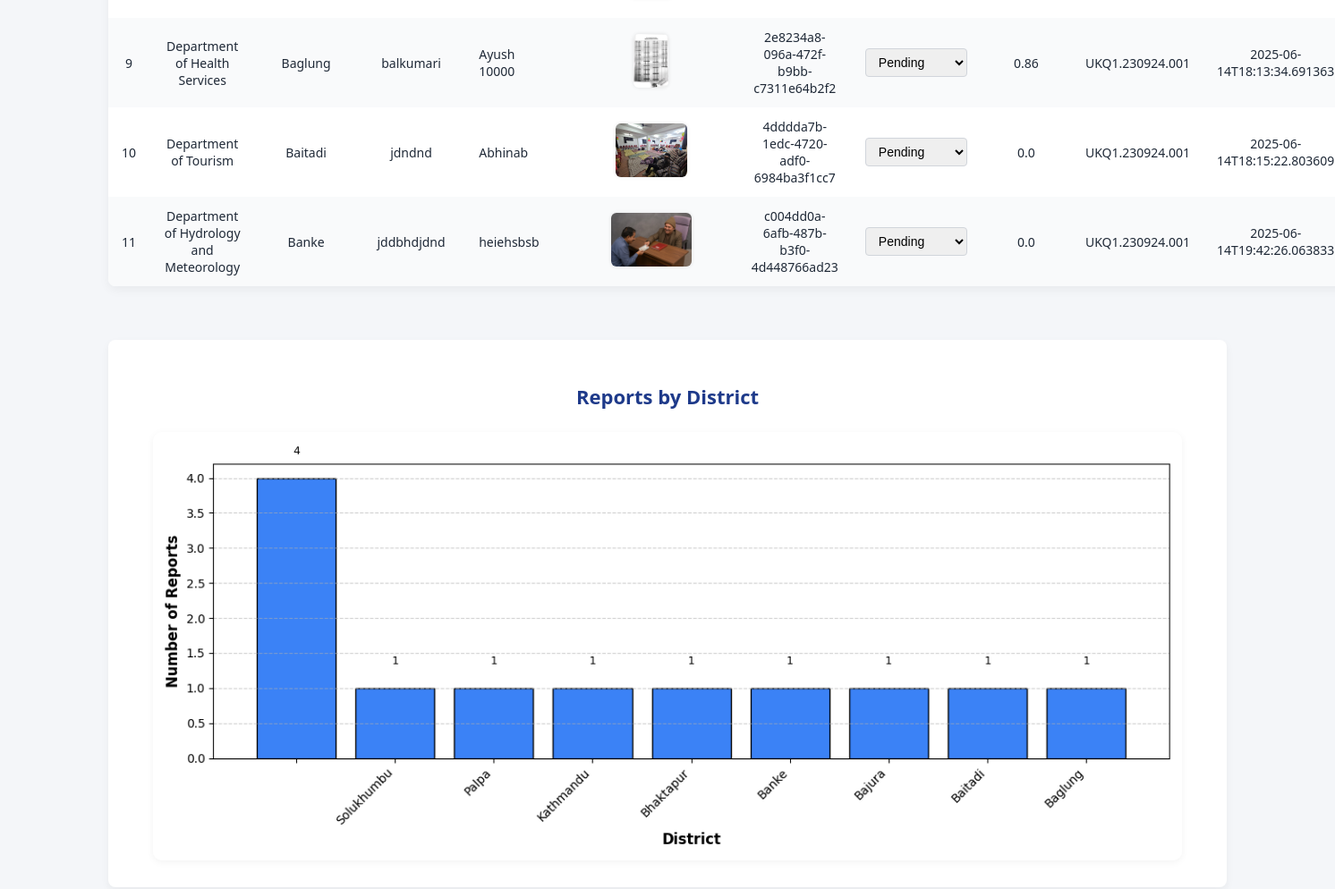
Before: / (middle part) with the older database file.
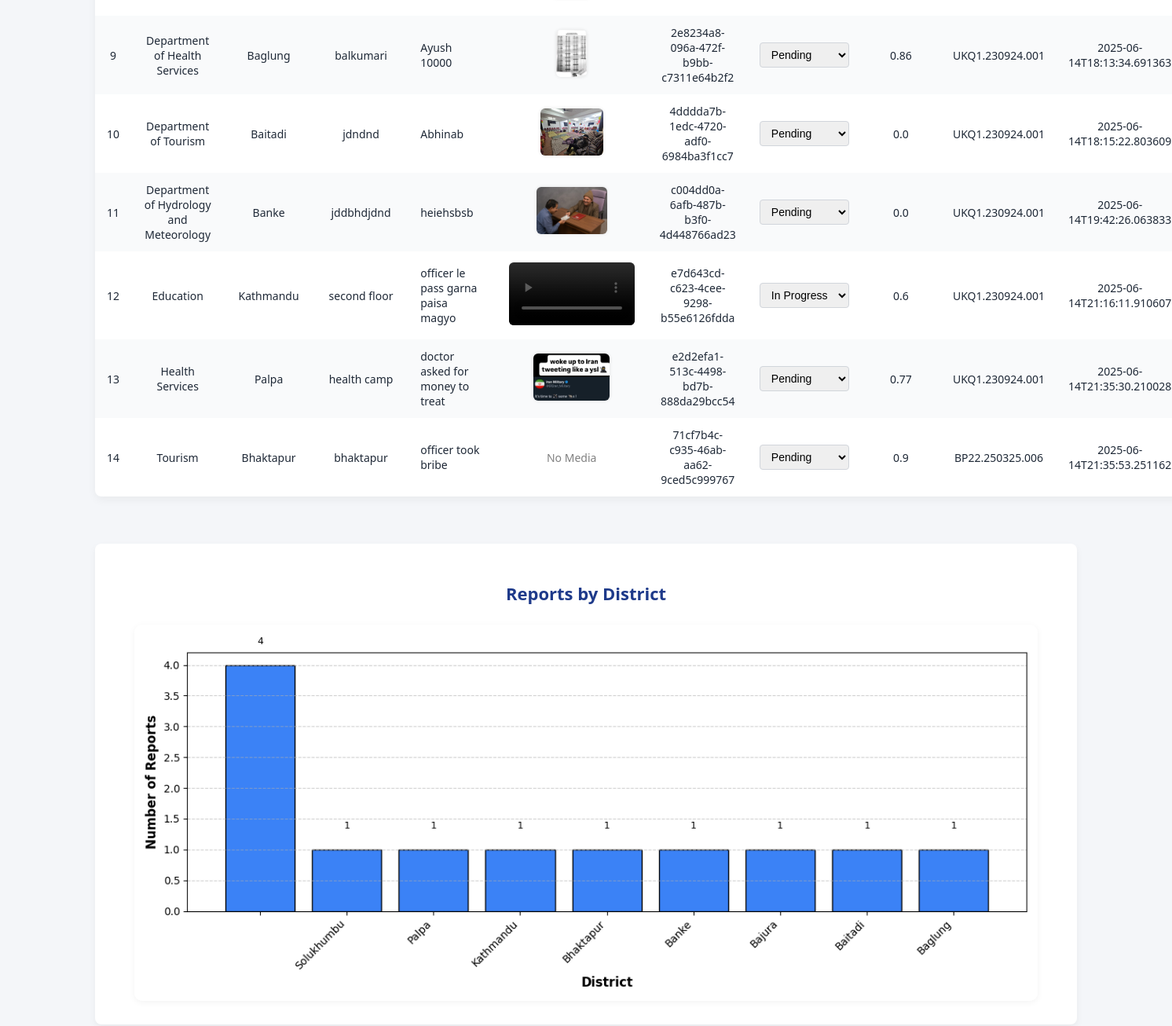
After: the same page with the newer database file.
### tables this page shows
CREATE TABLE reports (
            id INTEGER PRIMARY KEY AUTOINCREMENT,
            department TEXT,
            district TEXT,
            location TEXT,
            date TEXT,
            description TEXT,
            media TEXT,
            token TEXT,
            status TEXT,
            credibility_score REAL,
            device_id TEXT,
            timestamp TEXT
 );

### adminPanel/admin.py (the view)
@app.route('/')
def view_reports():
    selected_department = request.args.get("department")
    conn = sqlite3.connect(DB_PATH)
    cursor = conn.cursor()
    cursor.execute("SELECT DISTINCT department FROM reports WHERE department IS NOT NULL")
    all_departments = [row[0] for row in cursor.fetchall()]
    if selected_department and selected_department != "All":
        cursor.execute("""
            SELECT id, department, district, location, description, media, token, status,
                   credibility_score, device_id, timestamp
            FROM reports WHERE department = ?
        """, (selected_department,))
    else:
        cursor.execute("""
        SELECT id, department, district, location, description, media, token, status,
               credibility_score, device_id, timestamp
        FROM reports
    """)
    reports = cursor.fetchall()
    cursor.execute("""
        SELECT district, COUNT(*) as count
        FROM reports
        GROUP BY district
        ORDER BY count DESC
    """)
    district_data = cursor.fetchall()
    filtered_district_data = [(loc, count) for loc, count in district_data if loc is not None]
    district = [loc for loc, _ in filtered_district_data]
    district_counts = [count for _, count in filtered_district_data]
    graph_dir = os.path.join(os.path.dirname(__file__), 'static', 'graph')
    os.makedirs(graph_dir, exist_ok=True)
    loc_graph_path = os.path.join(graph_dir, 'location_graph.png')
    plt.figure(figsize=(12, 5))
    bars = plt.bar(district, district_counts, color='#3b82f6', edgecolor='black')
    for bar in bars:
        yval = bar.get_height()
        plt.text(bar.get_x() + bar.get_width() / 2, yval + 0.3, yval, ha='center', va='bottom', fontsize=9)
    plt.grid(axis='y', linestyle='--', alpha=0.6)
    plt.xlabel('District', fontsize=12, weight='bold')
    plt.ylabel('Number of Reports', fontsize=12, weight='bold')
    plt.xticks(rotation=45, ha='right', fontsize=10)
    plt.yticks(fontsize=10)
    plt.tight_layout()
    plt.savefig(loc_graph_path)
    plt.close()
    cursor.execute("""
        SELECT department, COUNT(*) as count
        FROM reports
        GROUP BY department
        ORDER BY count DESC
    """)
    dept_data = cursor.fetchall()
    filtered_dept_data = [(dept, count) for dept, count in dept_data if dept is not None]
    departments = [dept for dept, _ in filtered_dept_data]
    dept_counts = [count for _, count in filtered_dept_data]
    dept_graph_path = os.path.join(graph_dir, 'department_graph.png')
    plt.figure(figsize=(12, 5))
    plt.bar(departments, dept_counts, color='orange',edgecolor='black')
    plt.xlabel('Department')
    plt.ylabel('Number of Reports')
    plt.xticks(rotation=45, ha='right')
    plt.tight_layout()
    plt.savefig(dept_graph_path)
    plt.close()
    conn.close()
    return render_template(
        'index.html',
        reports=reports,
        departments=all_departments,
        selected_department=selected_department
    )

### adminPanel/templates/index.html (shortened to what this page needs)
<!DOCTYPE html>
<html lang="en">
<head>
</head>
<body>
    <div class="container">
        <table>
            {% for r in reports %}
            <tr>
                <td>{{ r[0] }}</td>
                <td>{{ r[1] }}</td>
                <td>{{ r[2] }}</td>
                <td>{{ r[3] }}</td>
                <td style="text-align: left;">{{ r[4][:100] }}{% if r[4]|length > 100 %}...{% endif %}</td>
                <td>
                    {% if r[5] %}
                        {% for file in r[5].split(',') %}
                            {% set ext = file.split('.')[-1].lower() %}
                            {% if ext in ['jpg', 'jpeg', 'png', 'gif'] %}
                                <a href="http://127.0.0.1:5000/media/{{ file }}" target="_blank" class="media-thumb">
                                    <img src="http://127.0.0.1:5000/media/{{ file }}" alt="{{ file }}" style="height: 60px; box-shadow: 0 0 4px rgba(0,0,0,0.1);">
                                </a>
                            {% elif ext in ['mp4', 'webm'] %}
                                <video controls style="height: 80px;" class="media-thumb">
                                    <source src="http://127.0.0.1:5000/media/{{ file }}" type="video/{{ ext }}">
                                </video>
                            {% else %}
                                <a href="http://127.0.0.1:5000/media/{{ file }}" target="_blank">{{ file }}</a>
                            {% endif %}
                        {% endfor %}
                    {% else %}
                        <span style="color: gray;">No Media</span>
                    {% endif %}
                </td>
                <td>{{ r[6] }}</td>
                <td>
                    <form method="POST" action="/update/{{ r[0] }}">
                        <select name="status" onchange="this.form.submit()">
                            <option value="Pending" {% if r[7] == "Pending" %}selected{% endif %}>Pending</option>
                            <option value="In Progress" {% if r[7] == "In Progress" %}selected{% endif %}>In Progress</option>
                        </select>
                    </form>
                </td>
                <td>{{ r[8] }}</td>
                <td>{{ r[9] }}</td>
                <td>{{ r[10] }}</td>
            </tr>
            {% endfor %}
        </table>
        <div class="graph-section">
            <h2>Reports by District</h2>
            <img src="{{ url_for('static', filename='graph/location_graph.png') }}" alt="Location Graph">
        </div>
    </div>
</body>
</html>

### adminPanel/templates/index.html (style rules this page uses)
body { margin: 0; padding: 0; font-family: 'Segoe UI', Tahoma, Geneva, Verdana, sans-serif; background-color: #f4f6f9; color: #1f2937; }
.container { max-width: 1250px; margin: 40px auto; padding: 0 20px; }
table { width: 100%; border-collapse: collapse; background: #ffffff; box-shadow: 0 4px 12px rgba(0,0,0,0.05); border-radius: 8px; overflow: hidden; }
tr:nth-child(even) { background-color: #f9fafb; }
select { padding: 6px 10px; font-size: 14px; border-radius: 4px; border: 1px solid #d1d5db; }
video, img { border-radius: 6px; margin: 4px; }
.media-thumb { display: inline-block; margin: 2px; }
.graph-section { margin-top: 60px; background: #ffffff; padding: 30px 20px; border-radius: 8px; box-shadow: 0 4px 10px rgba(0,0,0,0.05); }
.graph-section h2 { text-align: center; font-size: 22px; color: #1e3a8a; margin-bottom: 25px; }
.graph-section img { display: block; max-width: 95%; margin: 0 auto; border-radius: 10px; box-shadow: 0 2px 8px rgba(0,0,0,0.05); }

Changed rows visible on the page:
added reports: id "12", department "Education", district "Kathmandu", location "second floor", description "officer le pass garna paisa magyo", token "e7d643cd-c623-4cee-9298-b55e6126fdda", status "In Progress", credibility_score "0.6", device "UKQ1.230924.001", timestamp "2025-06-14T21:16:11.910607"
added reports: id "13", department "Health Services", district "Palpa", location "health camp", description "doctor asked for money to treat", media (picture), token "e2d2efa1-513c-4498-bd7b-888da29bcc54", credibility_score "0.77", device "UKQ1.230924.001", timestamp "2025-06-14T21:35:30.210028"
added reports: id "14", department "Tourism", district "Bhaktapur", location "bhaktapur", description "officer took bribe", media "No Media", token "71cf7b4c-c935-46ab-aa62-9ced5c999767", credibility_score "0.9", device "BP22.250325.006", timestamp "2025-06-14T21:35:53.251162"
